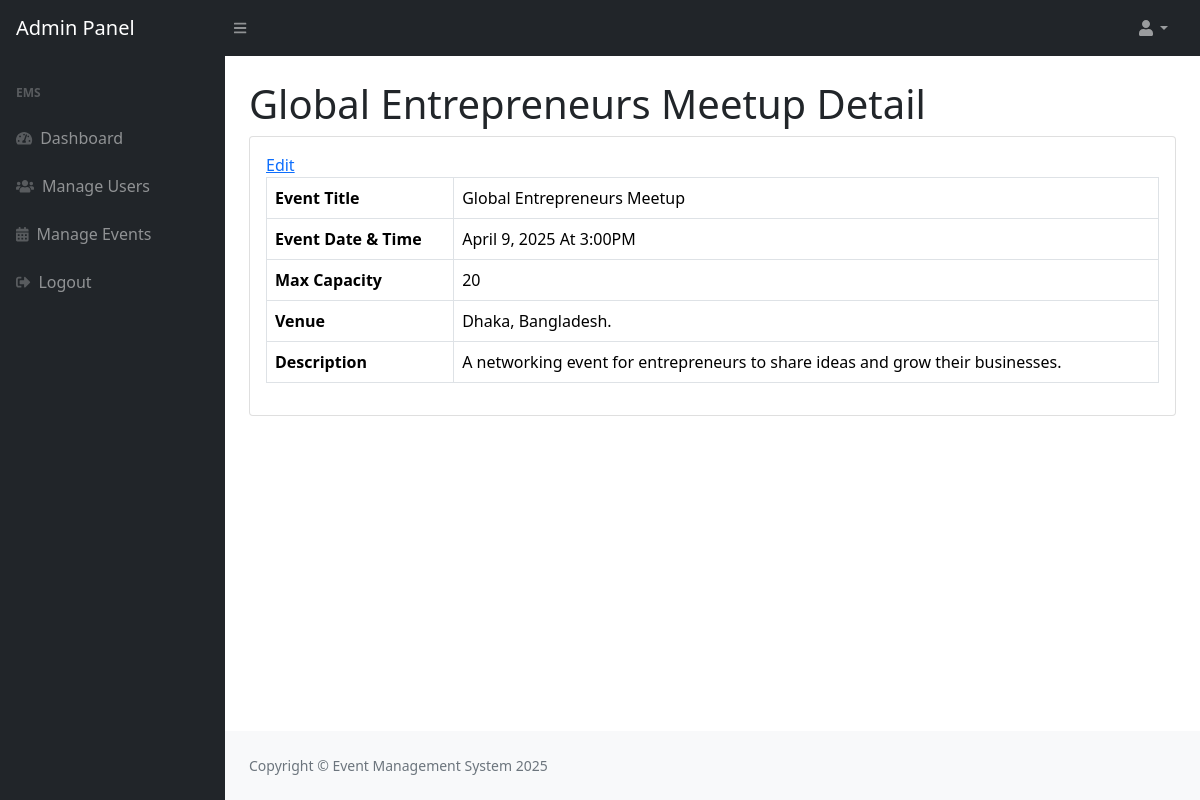
Screenshot of /admin/event-detail.php?id=4 (signed in) with the database file from the repository.
### tables this page shows
CREATE TABLE IF NOT EXISTS `events` (
  `id` int(11) NOT NULL AUTO_INCREMENT,
  `name` varchar(100) NOT NULL,
  `description` text NOT NULL,
  `event_datetime` datetime NOT NULL,
  `max_capacity` int(11) NOT NULL,
  `created_by` int(11) NOT NULL,
  `created_at` timestamp NULL DEFAULT CURRENT_TIMESTAMP,
  `venue` varchar(255) NOT NULL,
  PRIMARY KEY (`id`),
  KEY `created_by` (`created_by`),
  CONSTRAINT `events_ibfk_1` FOREIGN KEY (`created_by`) REFERENCES `users` (`id`)
);

### helper/helpers.php (called while the page is built, shortened)
<?php
    function formatEventDateTime($datetime) {
        $date = new DateTime($datetime);
        return $date->format('F j, Y') . " At " . $date->format('g:iA');
    }
?>

### admin/event-detail.php (the view, shortened to what this page needs)
<?php
include_once('../config/db_config.php');
include_once('../helper/helpers.php');
if (!isset($_SESSION['user'])) {
    header('location:logout.php');
} else{
?>
      <?php include_once('includes/header.php');?>
      <?php include_once('includes/navbar.php');?>
        <div id="layoutSidenav">
          <?php include_once('includes/sidebar.php');?>
            <div id="layoutSidenav_content">
                <main>
                    <div class="container-fluid px-4">
<?php
$adminId=$_GET['id'];
$query=mysqli_query($conn,"select * from events where id='$adminId'");
while($result=mysqli_fetch_array($query))
{?>
                        <h1 class="mt-4"><?php echo $result['name'];?> Detail</h1>
                        <div class="card mb-4">
                            <div class="card-body">
                                <a href="edit-event.php?id=<?php echo $result['id'];?>">Edit</a>
                                <table class="table table-bordered">
                                    <tbody>
                                       <tr>
                                        <th>Event Title</th>
                                           <td><?php echo $result['name'];?></td>
                                       </tr>
                                       <tr>
                                           <th>Event Date & Time</th>
                                           <td colspan="3"><?php echo formatEventDateTime($result['event_datetime']); ?></td>
                                       </tr>
                                         <tr>
                                           <th>Max Capacity</th>
                                           <td colspan="3"><?php echo $result['max_capacity'];?></td>
                                       </tr>
                                       <tr>
                                           <th>Venue</th>
                                           <td colspan="3"><?php echo $result['venue'];?></td>
                                       </tr>
                                       <tr>
                                           <th>Description</th>
                                           <td colspan="3"><?php echo $result['description'];?></td>
                                       </tr>
                                    </tbody>
                                </table>
                            </div>
                        </div>
<?php } ?>
                    </div>
                </main>
          <?php include('includes/footer.php');?>
<?php } ?>

### rows the page displays
events: name "Global Entrepreneurs Meetup", event_datetime "April 9, 2025 At 3:00PM", max_capacity "20", venue "Dhaka, Bangladesh.", description "A networking event for entrepreneurs to share ideas and grow their businesses."
